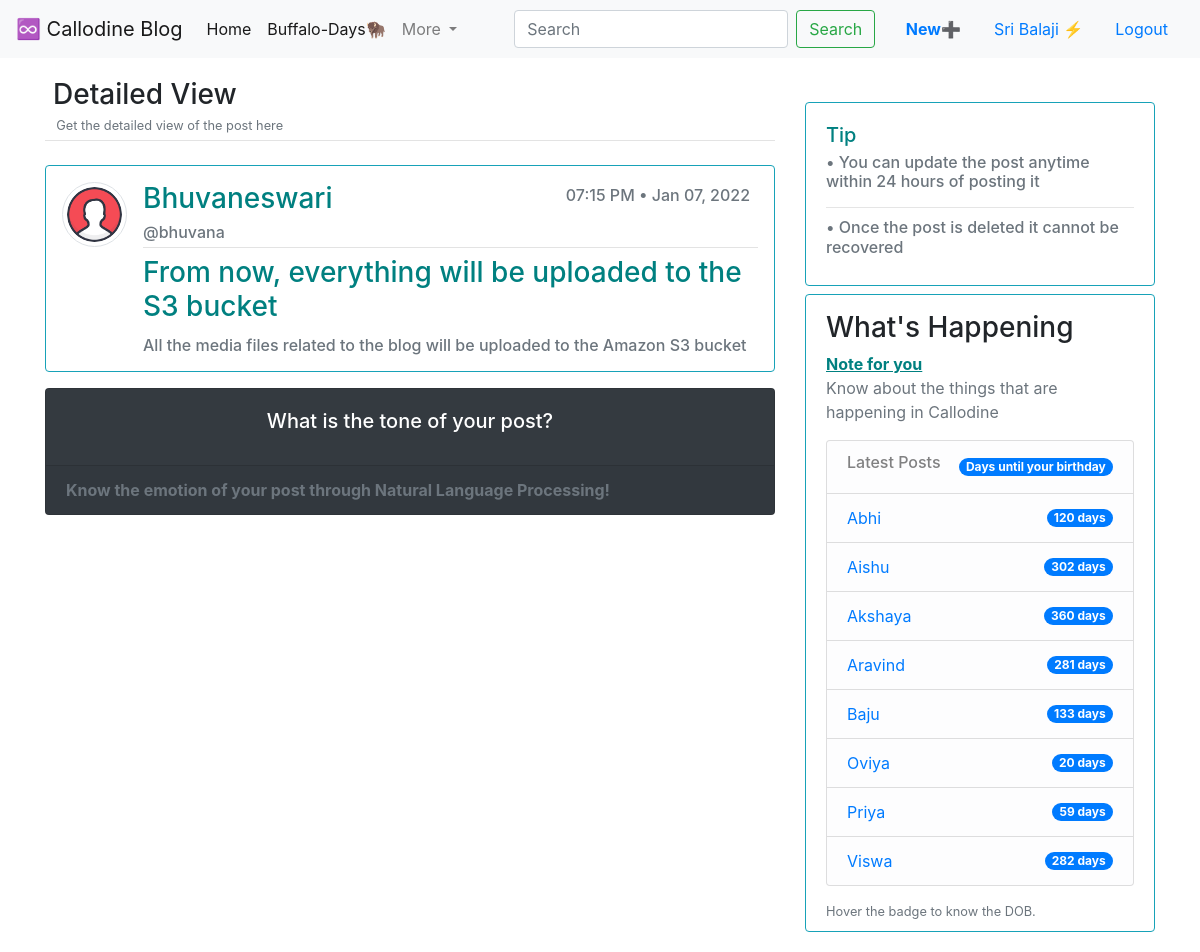
Screenshot of /post/16/ (signed in) with the database file from the repository.
### microblog/models.py (models this page shows, shortened)
class Post(models.Model):
    title = models.CharField(max_length=120)
    author = models.CharField(max_length=50)
    username = models.ForeignKey(User, on_delete=models.CASCADE)
    date_posted = models.DateTimeField(auto_now_add=True)
    content = models.TextField()

### users/models.py (models this page shows, shortened)
class Profile(models.Model):
    user = models.OneToOneField(User, on_delete=models.CASCADE)
    propic = models.ImageField(default = 'user.png', upload_to= 'profile_pics')

### microblog/views.py (the view)
# urls.py: path('post/<int:pk>/', PostDetailView.as_view(), name='individual_post'),
class PostDetailView(LoginRequiredMixin, DetailView):
    model = Post
    def get_context_data(self, *args, **kwargs):
        context = super().get_context_data(*args, **kwargs)
        emotion  = te.get_emotion(kwargs['object'].content + kwargs['object'].title )
        emotion = {k: v*100 for k, v in sorted(emotion.items(), key=lambda item: item[1], reverse=True)}
        context["emotion"] = emotion
        return context

### users/context_processors.py (called while the page is built)
def frds_bday(request):
    return {
        'ABHI_BDAY': settings.ABHI_BDAY,
        'ABHI_NOD': settings.ABHI_NOD,
        'AISHU_BDAY': settings.AISHU_BDAY,
        'AISHU_NOD': settings.AISHU_NOD,
        'AKSHU_BDAY': settings.AKSHU_BDAY,
        'AKSHU_NOD': settings.AKSHU_NOD,
        'ARAVIND_BDAY': settings.ARAVIND_BDAY,
        'ARAVIND_NOD': settings.ARAVIND_NOD,
        'OVIYA_BDAY': settings.OVIYA_BDAY,
        'OVIYA_NOD': settings.OVIYA_NOD,
        'PRIYA_BDAY': settings.PRIYA_BDAY,
        'PRIYA_NOD': settings.PRIYA_NOD,
        'BAJU_BDAY': settings.BAJU_BDAY,
        'BAJU_NOD': settings.BAJU_NOD,
        'VISWA_BDAY': settings.VISWA_BDAY,
        'VISWA_NOD': settings.VISWA_NOD,
        }

### microblog/templates/microblog/post_detail.html (shortened to what this page needs)
{% extends "microblog/base.html" %}
{% block post %}
<div class="article-metadata p-1 mb-4">
    <h3 class="pb-0 mb-0 ml-1"> Detailed View</h3>
    <small class="text-muted">&nbsp; Get the detailed view of the post here</small>
</div>
      <div class="card border-info p-2 mt-2 mb-3" style="width: 100%;">
        <article class="media p-1 m-1">
            <img src="{{object.username.profile.propic.url}}" alt="" class="rounded-circle img-thumbnail article-img">
              <div class="media-body">
                <div class="article-metadata">
                  <h3 style="display:inline; color: teal;" class="card-title mr-2">{{ object.author }}</h3>
                  <h6 class="text-muted mt-1 mr-2" style="float: right;">{{ object.date_posted | date:"h:i A" }} • {{ object.date_posted | date:"M d, Y" }}</h6>
                  <br>
                  <h6 class="card-subtitle text-muted mt-2 mb-1">@{{object.username }}</h6>
                </div>
                <h3 class="card-title article-title mt-2" style="color: teal;">{{ object.title }}</h3>
                <h6 class="card-text text-muted article-content">{{ object.content }}</h6>
              </div>
            </article>
          </div>
          <div class="card text-white bg-dark text-left mt-2 mb-3">
            <div class="card-body">
              <h5 class="card-title text-center">What is the tone of your post?</h5>
            </div>
            <div class="card-footer text-muted">
             <strong> Know the emotion of your post through Natural Language Processing! </strong>
            </div>
          </div>
{% endblock post %}
{% block sidebar %}
<div class="card border-info mt-1 mb-2" style="width: 100%;">
    <div class="card-body">
      <h5 class="card-title" style="color: teal;">Tip</h5>
      <h6 class="card-subtitle mb-2 text-muted">• You can update the post anytime within 24 hours of posting it</h6>
      <hr>
      <h6 class="card-subtitle mb-2 text-muted">• Once the post is deleted it cannot be recovered</h6>
  </div>
  </div>
  <div class="card border-info content-section mt-0 pt-3">
    <h3>What's Happening</h3>
    <a class = "bday" data-toggle="tooltip"
data-original-title="You're Spectacular!!⚡" style="color: teal;"><strong><u> Note for you </u></strong></a>
    <p class='text-muted'>Know about the things that are happening in Callodine
      <ul class="list-group">
        <li class="list-group-item list-group-item-light d-flex justify-content-between align-items-center"><a href="{% url 'miniblog' %}" class="h6">Latest Posts</a><span class="badge badge-primary badge-pill bday" data-toggle="tooltip" data-placement="top" data-original-title="Age is an issue of mind over matter ⭐">Days until your birthday</span></li>
        <li class="list-group-item list-group-item-light d-flex justify-content-between align-items-center"><a href="https://www.instagram.com/abhishek_pughazh/" target="_blank" rel="noopener noreferrer">Abhi</a><span class="badge badge-primary badge-pill bday" data-toggle="tooltip" data-placement="top" data-original-title="{{ ABHI_BDAY | date:'d M, Y' }} ♾️">{{ ABHI_NOD }} days</span></li>
        <li class="list-group-item list-group-item-light d-flex justify-content-between align-items-center"><a href="https://www.instagram.com/aishhwarya.radhakrishnan/" target="_blank" rel="noopener noreferrer">Aishu</a><span class="badge badge-primary badge-pill bday" data-toggle="tooltip" data-placement="top" data-original-title="{{ AISHU_BDAY | date:'d M, Y' }} ♾️">{{ AISHU_NOD }} days</span></li>
        <li class="list-group-item list-group-item-light d-flex justify-content-between align-items-center"><a href="https://www.instagram.com/akshayah_kc/" target="_blank" rel="noopener noreferrer">Akshaya</a><span class="badge badge-primary badge-pill bday" data-toggle="tooltip" data-placement="top" data-original-title="{{ AKSHU_BDAY | date:'d M, Y' }} ♾️">{{ AKSHU_NOD }} days</span></li>
        <li class="list-group-item list-group-item-light d-flex justify-content-between align-items-center"><a href="https://www.instagram.com/aravind_balakrishnan/" target="_blank" rel="noopener noreferrer">Aravind</a><span class="badge badge-primary badge-pill bday" data-toggle="tooltip" data-placement="top" data-original-title="{{ ARAVIND_BDAY | date:'d M, Y' }} ♾️">{{ ARAVIND_NOD }} days</span></li>
        <li class="list-group-item list-group-item-light d-flex justify-content-between align-items-center"><a href="https://www.instagram.com/isribalaji/" target="_blank" rel="noopener noreferrer">Baju</a><span class="badge badge-primary badge-pill bday" data-toggle="tooltip" data-placement="top" data-original-title="{{ BAJU_BDAY | date:'d M, Y' }} ♾️">{{ BAJU_NOD }} days</span></li>
        <li class="list-group-item list-group-item-light d-flex justify-content-between align-items-center"><a href="https://www.instagram.com/oviyaa_balamurugan/" target="_blank" rel="noopener noreferrer">Oviya</a><span class="badge badge-primary badge-pill bday" data-toggle="tooltip" data-placement="top" data-original-title="{{ OVIYA_BDAY | date:'d M, Y' }} ♾️">{{ OVIYA_NOD }} days</span></li>
        <li class="list-group-item list-group-item-light d-flex justify-content-between align-items-center"><a href="https://www.instagram.com/piya_papaya/" target="_blank" rel="noopener noreferrer">Priya</a><span class="badge badge-primary badge-pill bday" data-toggle="tooltip" data-placement="top" data-original-title="{{ PRIYA_BDAY | date:'d M, Y' }} ♾️">{{ PRIYA_NOD }} days</span></li>
        <li class="list-group-item list-group-item-light d-flex justify-content-between align-items-center"><a href="https://www.instagram.com/viswapujitha_suresh/" target="_blank" rel="noopener noreferrer">Viswa</a><span class="badge badge-primary badge-pill bday" data-toggle="tooltip" data-placement="top" data-original-title="{{ VISWA_BDAY | date:'d M, Y' }} ♾️">{{ VISWA_NOD }} days</span></li>
      </ul>
    </p>
    <small class="text-muted">Hover the badge to know the DOB.</small>
  </div>
{% endblock sidebar %}

### microblog/templates/microblog/base.html (shortened to what this page needs)
{% load static %}
<!DOCTYPE html>
<html lang="en">
  <head>
    <link rel="stylesheet" type="text/css" href="{% static 'microblog/main.css' %}">
    <link rel="stylesheet" href="https://maxcdn.bootstrapcdn.com/bootstrap/4.0.0/css/bootstrap.min.css">
    <link rel="stylesheet" href="">
  </head>
  <body>
      <header>
    <nav class="navbar navbar-expand-lg navbar-light bg-light">
        <a class="navbar-brand" href="{% url 'miniblog' %}">♾️ Callodine Blog</a>
        <div class="collapse navbar-collapse" id="navbarSupportedContent">
          <ul class="navbar-nav mr-auto">
            <li class="nav-item active">
              <a class="nav-link" href="{% url 'miniblog' %}">Home <span class="sr-only">(current)</span></a>
            </li>
            <li class="nav-item active">
              <a class="nav-link" href="{% url 'happydays' %}">Buffalo-Days🦬</a>
            </li>
            <li class="nav-item dropdown">
              <a class="nav-link dropdown-toggle" href="#" id="navbarDropdown" role="button" data-toggle="dropdown" aria-haspopup="true" aria-expanded="false">
                More
              </a>
            </li>
          </ul>
          <form class="form-inline my-2 my-lg-0">
            <input class="form-control mr-sm-2" type="search" placeholder="Search" aria-label="Search">
            <button class="btn btn-outline-success my-2 my-sm-0" type="submit">Search</button>
          </form>
          <span>&nbsp;&nbsp;&nbsp;</span>
          {% if user.is_authenticated %}
          <a class=" btn btn-white nav-link" href="{% url 'new_post' %}"><strong class="text-primary">New</strong>➕</a>
          <a class="nav-link" href="{% url 'profile' %}">{{ user.first_name }} ⚡</a>
          <a class="nav-item nav-link active" href="{% url 'logout' %}">Logout</a>
          {% else %}
          <a class="nav-item nav-link active" href="{% url 'login' %}">Login</a>
          <a class="nav-item nav-link active" href="{% url 'register' %}">Register</a>
          {% endif %}
        </div>
      </nav>
    </header>
    <main role="main" class="container">
        <div class="row">
          <div class="col-md-8 mt-2 pt-2">
            {% block post %}
            {% endblock post %}
          </div>
          <div class="col-md-4 mt-4 pt-3">
            {% block sidebar %}
            {% endblock sidebar %}
          </div>
        </div>
      </main>
  </body>
</html>

### CallodineBlog/static/microblog/main.css (style rules this page uses)
body { background: #fafafa; color: #333333; margin-top: 5rem; }
h1, h2, h3, h4, h5, h6 { color: #444444; }
ul { margin: 0; }
.content-section { background: #ffffff; padding: 10px 20px; border: 1px solid #dddddd; border-radius: 3px; margin-bottom: 20px; }
.article-title { color: #444444; }
.article-content { white-space: pre-line; }
.article-img { height: 65px; width: 65px; margin-right: 16px; }
.article-metadata { padding-bottom: 1px; margin-bottom: 4px; border-bottom: 1px solid #e3e3e3 }

### rows the page displays
Post: username.profile.propic (placeholder picture), author "Bhuvaneswari", date_posted "07:15 PM", date_posted "Jan 07, 2022", username "bhuvana", title "From now, everything will be uploaded to the S3 bucket", content "All the media files related to the blog will be uploaded to the Amazon S3 bucket"

### other values shown
{{ user.first_name }} "Sri Balaji"
{{ ABHI_NOD }} "120"
{{ AISHU_NOD }} "302"
{{ AKSHU_NOD }} "360"
{{ ARAVIND_NOD }} "281"
{{ BAJU_NOD }} "133"
{{ OVIYA_NOD }} "20"
{{ PRIYA_NOD }} "59"
{{ VISWA_NOD }} "282"
